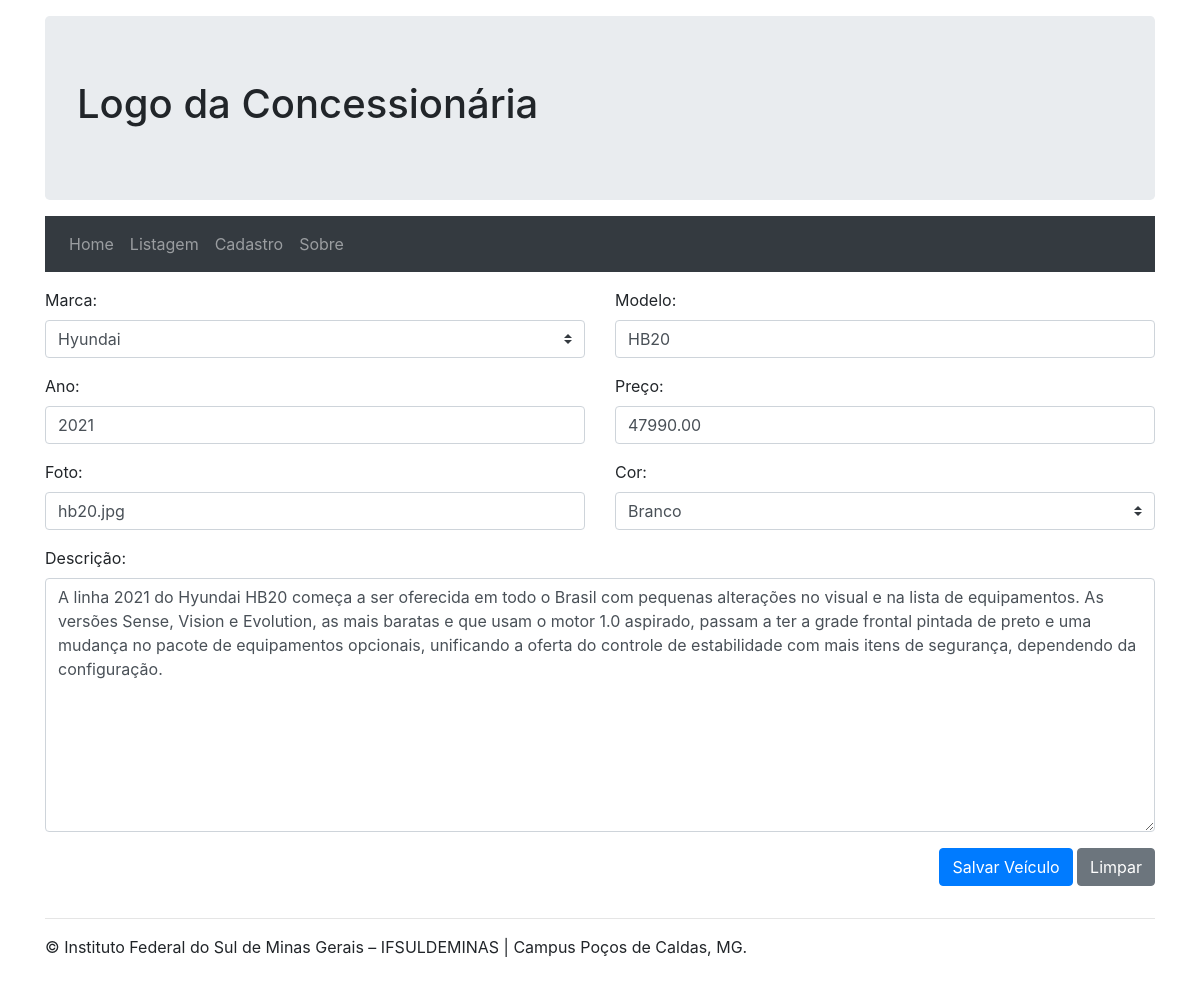
The page /editar.php?id=2 on the database its author committed.
### tables this page shows
CREATE TABLE `veiculo` (
  `id_veiculo` int(11) NOT NULL AUTO_INCREMENT,
  `fk_id_marca` int(11) NOT NULL,
  `modelo` varchar(255) NOT NULL,
  `ano` int(5) NOT NULL,
  `preco` decimal(12,2) NOT NULL,
  `foto` varchar(255) NOT NULL,
  `fk_id_cor` int(11) NOT NULL,
  `descricao` text,
  `data_cadastro` datetime NOT NULL DEFAULT CURRENT_TIMESTAMP,
  `data_edicao` datetime DEFAULT NULL,
  PRIMARY KEY (`id_veiculo`),
  KEY `fk_id_marca` (`fk_id_marca`),
  KEY `fk_id_cor` (`fk_id_cor`),
  CONSTRAINT `veiculo_ibfk_1` FOREIGN KEY (`fk_id_marca`) REFERENCES `marca` (`id_marca`),
  CONSTRAINT `veiculo_ibfk_2` FOREIGN KEY (`fk_id_cor`) REFERENCES `cor` (`id_cor`)
);

### editar.php (the view, shortened to what this page needs)
<?php
    require_once('conexao.php');
    $marcas = [];
    $cores = [];
    $veiculo = null;
    try {
        $consulta = $conexao->query("SELECT id_marca, descricao FROM marca");
        while ($linha = $consulta->fetch(PDO::FETCH_ASSOC)) {
            array_push($marcas, $linha);
        }
        $consulta = $conexao->query("SELECT id_cor, descricao FROM cor");
        while ($linha = $consulta->fetch(PDO::FETCH_ASSOC)) {
            array_push($cores, $linha);
        }
        $consulta = $conexao->query("SELECT marca.id_marca, marca.descricao as marca, veiculo.modelo, veiculo.ano, veiculo.preco, veiculo.foto, cor.id_cor, cor.descricao as cor, veiculo.descricao FROM veiculo INNER JOIN marca ON marca.id_marca = veiculo.fk_id_marca INNER JOIN cor ON cor.id_cor = veiculo.fk_id_cor WHERE id_veiculo = " . $_GET['id']);
        while ($linha = $consulta->fetch(PDO::FETCH_ASSOC)) {
            $veiculo = $linha;
        }
    } catch (PDOException $erro) {
        echo "Erro na conexão:" . $erro->getMessage();
    }
?>
<!DOCTYPE html>
<html lang="en">
<head>
    <link rel="stylesheet" href="https://stackpath.bootstrapcdn.com/bootstrap/4.5.2/css/bootstrap.min.css">
</head>
<body>
    <div class="container my-3 ">
        <div class="jumbotron mb-3">
            <h1>Logo da Concessionária</h1>
        </div>
        <nav class="navbar navbar-expand-lg navbar-dark bg-dark mb-3">
            <div class="collapse navbar-collapse" id="navbarNav">
              <ul class="navbar-nav">
                <li class="nav-item">
                  <a class="nav-link" href="index.php">Home</a>
                </li>
                <li class="nav-item">
                  <a class="nav-link" href="listagem.php">Listagem</a>
                </li>
                <li class="nav-item">
                  <a class="nav-link" href="cadastro.php">Cadastro</a>
                </li>
                <li class="nav-item">
                    <a class="nav-link" href="sobre.php">Sobre</a>
                  </li>
              </ul>
            </div>
          </nav>
        <form id="formVeiculo" method="POST" action="#" class="row">
            <div class="form-group col-md-6">
                <label>Marca:</label>
                <select id="marca" name="id_marca" class="form-control custom-select" required>
                    <?php
                        for ($i = 0; $i < count($marcas); $i++) {
                            echo "<option value=\"".$marcas[$i]['id_marca']."\"".
                                ($marcas[$i]['id_marca'] == $veiculo['id_marca'] ? "selected" : "").">".
                                $marcas[$i]['descricao']."</option>";
                        }
                    ?>
                </select>
            </div>
            <div class="form-group col-md-6">
                <label>Modelo:</label>
                <input type="text" id="modelo" name="modelo" class="form-control" value="<?php echo $veiculo['modelo'] ?>" placeholder="Insira o nome do modelo" required>
            </div>
            <div class="form-group col-md-6">
                <label>Ano:</label>
                <input type="number" id="ano" name="ano" class="form-control" value="<?php echo $veiculo['ano'] ?>" placeholder="Insira o ano do modelo" required>
            </div>
            <div class="form-group col-md-6">
                <label>Preço:</label>
                <input type="text" id="preco" name="preco" class="form-control" value="<?php echo $veiculo['preco'] ?>" placeholder="Insira o preço do modelo" required>
            </div>
            <div class="form-group col-md-6">
                <label>Foto:</label>
                <input type="text" id="foto" name="foto" class="form-control" value="<?php echo $veiculo['foto'] ?>" placeholder="Insira o nome da foto" required>
            </div>
            <div class="form-group col-md-6">
                <label>Cor:</label>
                <select id="cor" name="id_cor" class="form-control custom-select" required>
                    <?php
                        for ($i = 0; $i < count($cores); $i++) {
                            echo "<option value=\"".$cores[$i]['id_cor']."\"".
                                ($cores[$i]['id_cor'] == $veiculo['id_cor'] ? "selected" : "").">".
                                $cores[$i]['descricao']."</option>";
                        }
                    ?>
                </select>
            </div>
            <div class="form-group col-md-12">
                <label>Descrição:</label>
                <textarea class="form-control" id="descricao" name="descricao" rows="10" placeholder="Insira a descrição do veículo" required><?php echo $veiculo['descricao'] ?></textarea>
            </div>
            <div class="form-group col-md-12 text-right">
                <button type="submit" class="btn btn-primary">
                    Salvar Veículo
                </button>
                <button type="reset" class="btn btn-secondary">
                    Limpar
                </button>
            </div>
        </form>
        <hr>
        <footer class="mb-5">
            <p>&copy; Instituto Federal do Sul de Minas Gerais – IFSULDEMINAS | Campus Poços de Caldas, MG.</p>
        </footer>
    </div>
</body>
</html>

### rows shown on the page
veiculo: modelo "HB20", ano "2021", preco "47990.00", foto "hb20.jpg", descricao "A linha 2021 do Hyundai HB20 começa a ser oferecida em todo o Brasil com pequenas alterações no visual e na lista de equipamentos. As versões Sense, Vision e Evolution, as mais baratas e que usam o motor 1.0 aspirado, passam a ter a grade frontal pintada de preto e uma mudança no pacote de equipamentos opcionais, unificando a oferta do controle de estabilidade com mais itens de segurança, dependendo da configuração."

### other values the page prints
form field id_marca "Hyundai"
form field id_cor "Branco"
